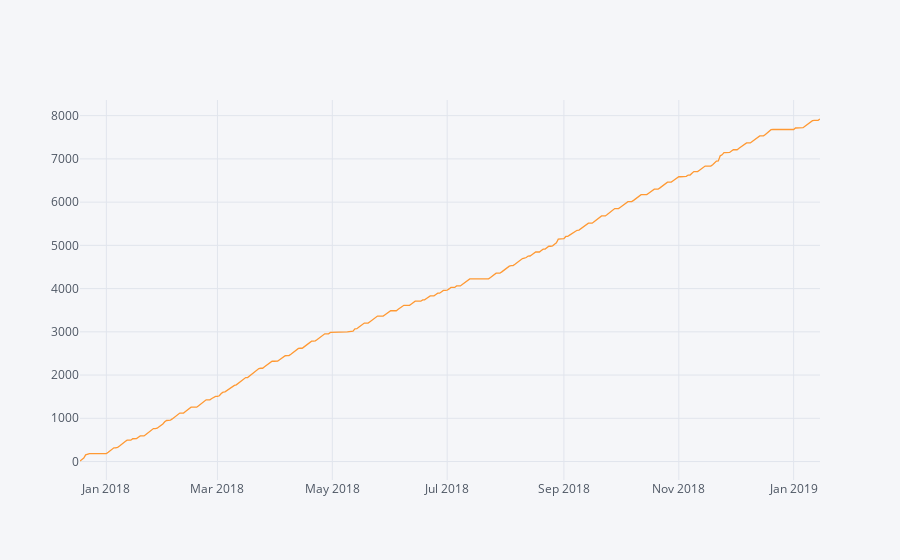

This figure's notebook cell:
### Code cell
#py.iplot([{'x':mpd.dtime,'y':mpd.max_miles}])
#fig = plt.figure(2,figsize=(15,8))
#axs = fig.add_axes([0,0,1,1])
#iplot(abs[{x:mpd.dtime, y:mpd.max_miles}],filename='cufflinks/simple-line')

mpd.iplot(x='dtime',y='max_miles')

#mpd.iplot(x='dtime',y='max_miles',xTitle='Time',yTitle='Miles',
#          title='CountryMan miles',theme='pearl',width=3,color='red')

#axs.set_title('Miles per day')
#axs.set_ylim([1e1, 3e3])
#axs.set_xlabel('Date')
#axs.set_ylabel('Miles')
#axs.grid(True)

### Figure 1 — Plotly figure (JSON) as saved in the notebook; plotly's stock layout.template omitted (floating-point values rounded to 4 significant figures; data arrays with more than 128 entries replaced by an {"elided": "..."} marker saying what was removed)
{"data": [{"line": {"color": "rgba(255, 153, 51, 1.0)", "dash": "solid", "shape": "linear", "width": 1.3}, "mode": "lines", "name": "max_miles", "text": "", "type": "scatter", "uid": "c3edd078-3a7b-49f6-a289-eba5b456f501", "x": {"elided": "394 str values"}, "y": {"elided": "394 int values"}}], "layout": {"legend": {"bgcolor": "#F5F6F9", "font": {"color": "#4D5663"}}, "paper_bgcolor": "#F5F6F9", "plot_bgcolor": "#F5F6F9", "title": {"font": {"color": "#4D5663"}}, "xaxis": {"gridcolor": "#E1E5ED", "showgrid": true, "tickfont": {"color": "#4D5663"}, "title": {"font": {"color": "#4D5663"}, "text": ""}, "zerolinecolor": "#E1E5ED"}, "yaxis": {"gridcolor": "#E1E5ED", "showgrid": true, "tickfont": {"color": "#4D5663"}, "title": {"font": {"color": "#4D5663"}, "text": ""}, "zerolinecolor": "#E1E5ED"}}}
